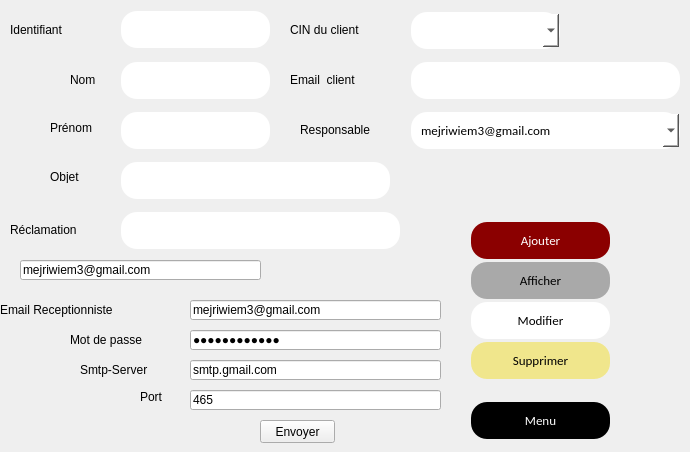
   <widget class="QWidget" name="page_5">
    <widget class="QPushButton" name="pushButton_9">
     <property name="geometry">
      <rect>
       <x>470</x>
       <y>220</y>
       <width>141</width>
       <height>41</height>
      </rect>
     </property>
     <property name="styleSheet">
      <string notr="true">background-color: #8B0000	;
  border: none;
  color: white;
  padding: 10px;
  text-align: center;
  text-decoration: none;
font-family:calibri;
  display: inline-block;
  font-size: 13px;
  margin: 2px 1px;
  border-radius : 16px;</string>
     </property>
     <property name="text">
      <string>Ajouter</string>
     </property>
    </widget>
    <widget class="QPushButton" name="pushButton_10">
     <property name="geometry">
      <rect>
       <x>470</x>
       <y>260</y>
       <width>141</width>
       <height>41</height>
      </rect>
     </property>
     <property name="styleSheet">
      <string notr="true">background-color: #A9A9A9		;
  border: none;
  color: black;
  padding: 10px;
  text-align: center;
  text-decoration: none;
font-family:calibri;
  display: inline-block;
  font-size: 13px;
  margin: 2px 1px;
  border-radius : 16px;</string>
     </property>
     <property name="text">
      <string>Afficher</string>
     </property>
    </widget>
    <widget class="QLabel" name="label_26">
     <property name="geometry">
      <rect>
       <x>10</x>
       <y>20</y>
       <width>101</width>
       <height>20</height>
      </rect>
     </property>
     <property name="text">
      <string>Identifiant</string>
     </property>
    </widget>
    <widget class="QLineEdit" name="lineEdit_18">
     <property name="geometry">
      <rect>
       <x>120</x>
       <y>9</y>
       <width>151</width>
       <height>41</height>
      </rect>
     </property>
     <property name="styleSheet">
      <string notr="true">background-color: white	;
  border: none;
  color: black;
  padding: 10px;
  text-align: center;
  text-decoration: none;
font-family:calibri;
  display: inline-block;
  font-size: 13px;
  margin: 2px 1px;
  border-radius : 16px;</string>
     </property>
    </widget>
    <widget class="QLineEdit" name="lineEdit_19">
     <property name="geometry">
      <rect>
       <x>120</x>
       <y>60</y>
       <width>151</width>
       <height>41</height>
      </rect>
     </property>
     <property name="styleSheet">
      <string notr="true">background-color: white	;
  border: none;
  color: black;
  padding: 10px;
  text-align: center;
  text-decoration: none;
font-family:calibri;
  display: inline-block;
  font-size: 13px;
  margin: 2px 1px;
  border-radius : 16px;</string>
     </property>
    </widget>
    <widget class="QLineEdit" name="lineEdit_20">
     <property name="geometry">
      <rect>
       <x>120</x>
       <y>110</y>
       <width>151</width>
       <height>41</height>
      </rect>
     </property>
     <property name="styleSheet">
      <string notr="true">background-color: white	;
  border: none;
  color: black;
  padding: 10px;
  text-align: center;
  text-decoration: none;
font-family:calibri;
  display: inline-block;
  font-size: 13px;
  margin: 2px 1px;
  border-radius : 16px;</string>
     </property>
    </widget>
    <widget class="QLabel" name="label_29">
     <property name="geometry">
      <rect>
       <x>290</x>
       <y>20</y>
       <width>121</width>
       <height>20</height>
      </rect>
     </property>
     <property name="text">
      <string>CIN du client</string>
     </property>
    </widget>
    <widget class="QLabel" name="label_30">
     <property name="geometry">
      <rect>
       <x>290</x>
       <y>70</y>
       <width>121</width>
       <height>20</height>
      </rect>
     </property>
     <property name="text">
      <string>Email  client</string>
     </property>
    </widget>
    <widget class="QLineEdit" name="lineEdit_22">
     <property name="geometry">
      <rect>
       <x>410</x>
       <y>60</y>
       <width>271</width>
       <height>41</height>
      </rect>
     </property>
     <property name="styleSheet">
      <string notr="true">background-color: white	;
  border: none;
  color: black;
  padding: 10px;
  text-align: center;
  text-decoration: none;
font-family:calibri;
  display: inline-block;
  font-size: 13px;
  margin: 2px 1px;
  border-radius : 16px;</string>
     </property>
    </widget>
    <widget class="QLabel" name="label_31">
     <property name="geometry">
      <rect>
       <x>300</x>
       <y>120</y>
       <width>131</width>
       <height>20</height>
      </rect>
     </property>
     <property name="text">
      <string>Responsable</string>
     </property>
    </widget>
    <widget class="QLineEdit" name="lineEdit_24">
     <property name="geometry">
      <rect>
       <x>120</x>
       <y>160</y>
       <width>271</width>
       <height>41</height>
      </rect>
     </property>
     <property name="styleSheet">
      <string notr="true">background-color: white	;
  border: none;
  color: black;
  padding: 10px;
  text-align: center;
  text-decoration: none;
font-family:calibri;
  display: inline-block;
  font-size: 13px;
  margin: 2px 1px;
  border-radius : 16px;</string>
     </property>
    </widget>
    <widget class="QLabel" name="label_27">
     <property name="geometry">
      <rect>
       <x>70</x>
       <y>70</y>
       <width>71</width>
       <height>20</height>
      </rect>
     </property>
     <property name="text">
      <string>Nom </string>
     </property>
    </widget>
    <widget class="QLabel" name="label_28">
     <property name="geometry">
      <rect>
       <x>50</x>
       <y>120</y>
       <width>61</width>
       <height>16</height>
      </rect>
     </property>
     <property name="text">
      <string>Prénom</string>
     </property>
    </widget>
    <widget class="QLabel" name="label_32">
     <property name="geometry">
      <rect>
       <x>50</x>
       <y>170</y>
       <width>47</width>
       <height>13</height>
      </rect>
     </property>
     <property name="text">
      <string>Objet</string>
     </property>
    </widget>
    <widget class="QLabel" name="label_33">
     <property name="geometry">
      <rect>
       <x>10</x>
       <y>220</y>
       <width>101</width>
       <height>20</height>
      </rect>
     </property>
     <property name="text">
      <string>Réclamation</string>
     </property>
    </widget>
    <widget class="QLineEdit" name="lineEdit_25">
     <property name="geometry">
      <rect>
       <x>120</x>
       <y>210</y>
       <width>281</width>
       <height>41</height>
      </rect>
     </property>
     <property name="styleSheet">
      <string notr="true">background-color: white	;
  border: none;
  color: black;
  padding: 10px;
  text-align: center;
  text-decoration: none;
font-family:calibri;
  display: inline-block;
  font-size: 13px;
  margin: 2px 1px;
  border-radius : 16px;</string>
     </property>
    </widget>
    <widget class="QPushButton" name="pushButton_16">
     <property name="geometry">
      <rect>
       <x>470</x>
       <y>400</y>
       <width>141</width>
       <height>41</height>
      </rect>
     </property>
     <property name="styleSheet">
      <string notr="true">background-color:black	;
  border: none;
  color: white;
  padding: 10px;
  text-align: center;
  text-decoration: none;
font-family:calibri;
  display: inline-block;
  font-size: 13px;
  margin: 2px 1px;
  border-radius : 16px;</string>
     </property>
     <property name="text">
      <string>Menu</string>
     </property>
    </widget>
    <widget class="QPushButton" name="pushButton_33">
     <property name="geometry">
      <rect>
       <x>470</x>
       <y>300</y>
       <width>141</width>
       <height>41</height>
      </rect>
     </property>
     <property name="styleSheet">
      <string notr="true">background-color: white		;
  border: none;
  color: black;
  padding: 10px;
  text-align: center;
  text-decoration: none;
font-family:calibri;
  display: inline-block;
  font-size: 13px;
  margin: 2px 1px;
  border-radius : 16px;</string>
     </property>
     <property name="text">
      <string>Modifier</string>
     </property>
    </widget>
    <widget class="QPushButton" name="pushButton_34">
     <property name="geometry">
      <rect>
       <x>470</x>
       <y>340</y>
       <width>141</width>
       <height>41</height>
      </rect>
     </property>
     <property name="styleSheet">
      <string notr="true">background-color: 	#F0E68C			;
  border: none;
  color: black;
  padding: 10px;
  text-align: center;
  text-decoration: none;
font-family:calibri;
  display: inline-block;
  font-size: 13px;
  margin: 2px 1px;
  border-radius : 16px;</string>
     </property>
     <property name="text">
      <string>Supprimer</string>
     </property>
    </widget>
    <widget class="QComboBox" name="change">
     <property name="geometry">
      <rect>
       <x>410</x>
       <y>10</y>
       <width>151</width>
       <height>41</height>
      </rect>
     </property>
     <property name="styleSheet">
      <string notr="true">background-color: white	;
  border: none;
  color: black;
  padding: 10px;
  text-align: center;
  text-decoration: none;
font-family:calibri;
  display: inline-block;
  font-size: 13px;
  margin: 2px 1px;
  border-radius : 16px;</string>
     </property>
    </widget>
    <widget class="QComboBox" name="comboBox_14">
     <property name="geometry">
      <rect>
       <x>410</x>
       <y>110</y>
       <width>271</width>
       <height>41</height>
      </rect>
     </property>
     <property name="styleSheet">
      <string notr="true">background-color: white	;
  border: none;
  color: black;
  padding: 10px;
  text-align: center;
  text-decoration: none;
font-family:calibri;
  display: inline-block;
  font-size: 13px;
  margin: 2px 1px;
  border-radius : 16px;</string>
     </property>
     <item>
      <property name="text">
       <string>mejriwiem3@gmail.com</string>
      </property>
     </item>
    </widget>
    <widget class="QPushButton" name="pushButton_40">
     <property name="geometry">
      <rect>
       <x>260</x>
       <y>420</y>
       <width>75</width>
       <height>23</height>
      </rect>
     </property>
     <property name="text">
      <string>Envoyer</string>
     </property>
    </widget>
    <widget class="QLineEdit" name="uname">
     <property name="geometry">
      <rect>
       <x>190</x>
       <y>300</y>
       <width>251</width>
       <height>20</height>
      </rect>
     </property>
     <property name="text">
      <string>mejriwiem3@gmail.com</string>
     </property>
    </widget>
    <widget class="QLabel" name="label_88">
     <property name="geometry">
      <rect>
       <x>0</x>
       <y>300</y>
       <width>201</width>
       <height>20</height>
      </rect>
     </property>
     <property name="text">
      <string>Email Receptionniste</string>
     </property>
    </widget>
    <widget class="QLineEdit" name="paswd">
     <property name="geometry">
      <rect>
       <x>190</x>
       <y>330</y>
       <width>251</width>
       <height>20</height>
      </rect>
     </property>
     <property name="text">
      <string>99201321wiem</string>
     </property>
     <property name="echoMode">
      <enum>QLineEdit::Password</enum>
     </property>
    </widget>
    <widget class="QLabel" name="label_89">
     <property name="geometry">
      <rect>
       <x>70</x>
       <y>330</y>
       <width>131</width>
       <height>20</height>
      </rect>
     </property>
     <property name="text">
      <string>Mot de passe</string>
     </property>
    </widget>
    <widget class="QLineEdit" name="server">
     <property name="geometry">
      <rect>
       <x>190</x>
       <y>360</y>
       <width>251</width>
       <height>20</height>
      </rect>
     </property>
     <property name="text">
      <string>smtp.gmail.com</string>
     </property>
    </widget>
    <widget class="QLabel" name="label_90">
     <property name="geometry">
      <rect>
       <x>80</x>
       <y>360</y>
       <width>111</width>
       <height>20</height>
      </rect>
     </property>
     <property name="text">
      <string>Smtp-Server</string>
     </property>
    </widget>
    <widget class="QLineEdit" name="port">
     <property name="geometry">
      <rect>
       <x>190</x>
       <y>390</y>
       <width>251</width>
       <height>20</height>
      </rect>
     </property>
     <property name="text">
      <string>465</string>
     </property>
    </widget>
    <widget class="QLabel" name="label_91">
     <property name="geometry">
      <rect>
       <x>140</x>
       <y>390</y>
       <width>47</width>
       <height>13</height>
      </rect>
     </property>
     <property name="text">
      <string>Port</string>
     </property>
    </widget>
    <widget class="QLineEdit" name="lineEdit_23">
     <property name="geometry">
      <rect>
       <x>20</x>
       <y>260</y>
       <width>241</width>
       <height>20</height>
      </rect>
     </property>
     <property name="text">
      <string>mejriwiem3@gmail.com</string>
     </property>
    </widget>
    <zorder>pushButton_9</zorder>
    <zorder>pushButton_10</zorder>
    <zorder>label_26</zorder>
    <zorder>lineEdit_18</zorder>
    <zorder>lineEdit_20</zorder>
    <zorder>label_29</zorder>
    <zorder>label_30</zorder>
    <zorder>lineEdit_22</zorder>
    <zorder>label_31</zorder>
    <zorder>lineEdit_24</zorder>
    <zorder>label_27</zorder>
    <zorder>label_28</zorder>
    <zorder>label_32</zorder>
    <zorder>label_33</zorder>
    <zorder>lineEdit_25</zorder>
    <zorder>lineEdit_19</zorder>
    <zorder>pushButton_16</zorder>
    <zorder>pushButton_33</zorder>
    <zorder>pushButton_34</zorder>
    <zorder>change</zorder>
    <zorder>comboBox_14</zorder>
    <zorder>pushButton_40</zorder>
    <zorder>uname</zorder>
    <zorder>label_88</zorder>
    <zorder>paswd</zorder>
    <zorder>label_89</zorder>
    <zorder>server</zorder>
    <zorder>label_90</zorder>
    <zorder>port</zorder>
    <zorder>label_91</zorder>
    <zorder>lineEdit_23</zorder>
   </widget>
